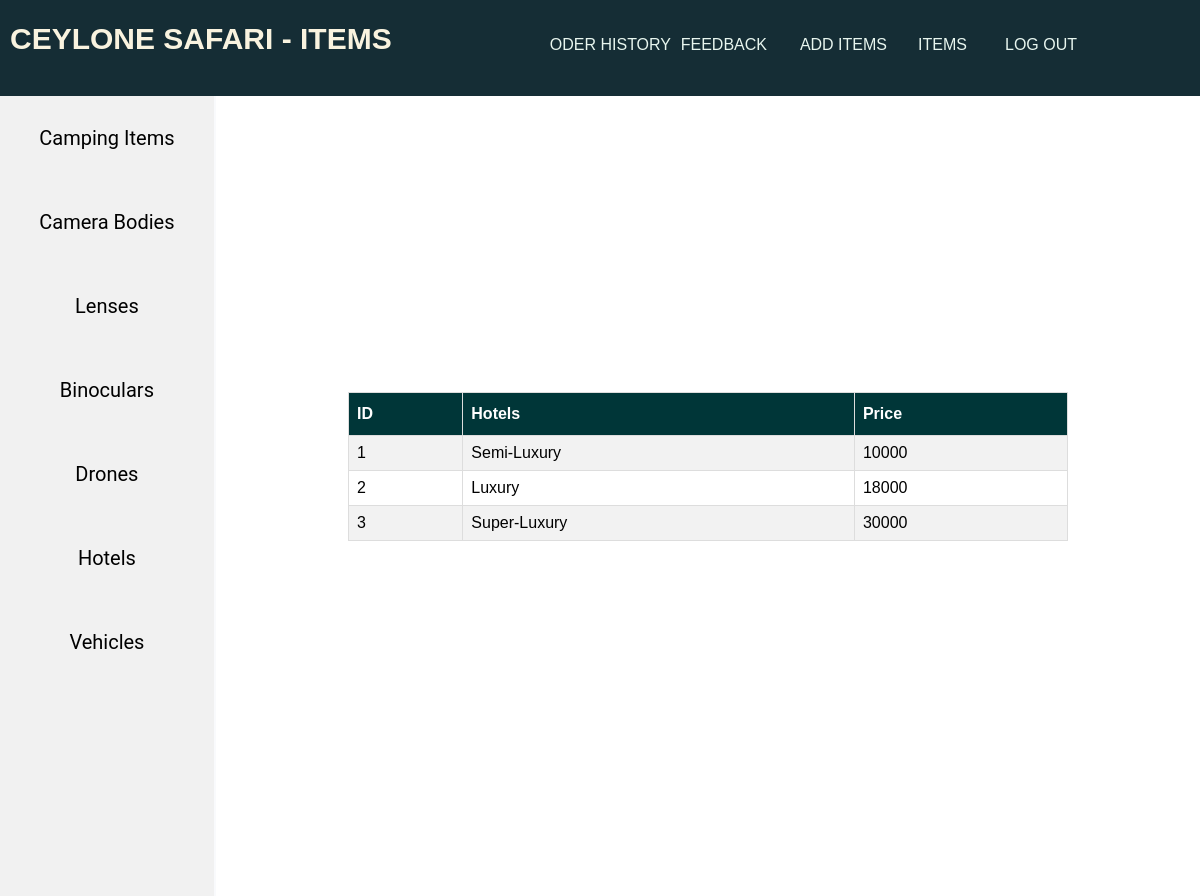
/adminHotels.php, run on the app's committed database.
### tables this page shows
CREATE TABLE `hotels` (
  `id` int(11) NOT NULL,
  `name` varchar(255) NOT NULL,
  `price` double NOT NULL,
  `image` varchar(255) NOT NULL,
  `facilities` varchar(255) DEFAULT NULL
);

### adminHotels.php (the view, shortened to what this page needs)
<?php
include('./config/db_connect.php');
$sql = "SELECT * FROM hotels ";
$result = mysqli_query($conn, $sql);
$Hotels = mysqli_fetch_all($result, MYSQLI_ASSOC);
?>
<?php include('./src/Header_footer/adminItemHeader.php') ?>
<link rel="stylesheet" href="./src/css/adminItem.css">
<div class="table">
    <table id="customers">
        <tr>
            <th>ID</th>
            <th>Hotels</th>
            <th>Price</th>
        </tr>
        <?php foreach($Hotels as $htl): ?>
        <tr>
            <form action="adminHotels.php" method="POST" role="form">
                <td><?php echo htmlspecialchars($htl['id']); ?></td>
                <td><?php echo htmlspecialchars($htl['name']); ?></td>
                <td><?php echo htmlspecialchars($htl['price']); ?></td>
            </form>
        </tr>
        <?php endforeach; ?>
    </table>
</div>
</body>
</html>

### src/css/admin.css (style rules this page uses)
body { padding: 0%; margin: 0%; font-family: Arial, Helvetica, sans-serif; }

### src/css/adminItem.css (style rules this page uses)
#customers { font-family: Arial, Helvetica, sans-serif; border-collapse: collapse; width: 100%; }
#customers td, #customers th { border: 1px solid #ddd; padding: 8px; }
#customers tr:nth-child(even) { background-color: #f2f2f2; }
#customers th { padding-top: 12px; padding-bottom: 12px; text-align: left; background-color: #003638; color: white; }
.table { display: flex; justify-content: center; width: 60%; margin-left: 29%; margin-top: -42%; color: #000; }

### data on the page
hotels: id "1", name "Semi-Luxury", price "10000"
hotels: id "2", name "Luxury", price "18000"
hotels: id "3", name "Super-Luxury", price "30000"
